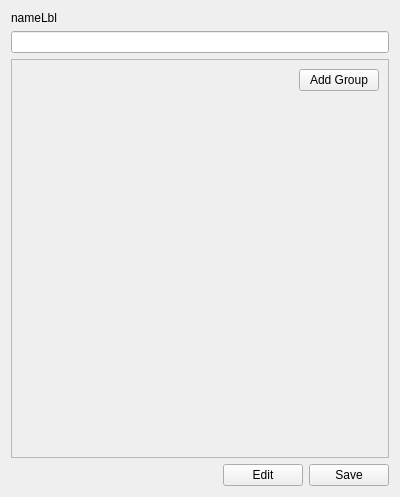
<?xml version="1.0" encoding="UTF-8"?>
<ui version="4.0">
 <class>ContactDetails</class>
 <widget class="QWidget" name="ContactDetails">
  <property name="geometry">
   <rect>
    <x>0</x>
    <y>0</y>
    <width>400</width>
    <height>497</height>
   </rect>
  </property>
  <property name="windowTitle">
   <string>Form</string>
  </property>
  <layout class="QVBoxLayout" name="verticalLayout">
   <item>
    <widget class="QStackedWidget" name="stackedWidget">
     <property name="currentIndex">
      <number>1</number>
     </property>
     <widget class="QWidget" name="emptyPage"/>
     <widget class="QWidget" name="populatedPage">
      <layout class="QVBoxLayout" name="verticalLayout_2">
       <property name="margin">
        <number>0</number>
       </property>
       <item>
        <widget class="QLabel" name="nameLbl">
         <property name="text">
          <string>nameLbl</string>
         </property>
        </widget>
       </item>
       <item>
        <widget class="QLineEdit" name="nameLineEdit"/>
       </item>
       <item>
        <widget class="QScrollArea" name="scrollArea_2">
         <property name="widgetResizable">
          <bool>true</bool>
         </property>
         <widget class="QWidget" name="scrollAreaWidgetContents">
          <property name="geometry">
           <rect>
            <x>0</x>
            <y>0</y>
            <width>380</width>
            <height>386</height>
           </rect>
          </property>
          <layout class="QVBoxLayout" name="verticalLayout_3">
           <item>
            <layout class="QVBoxLayout" name="detailGroupLayout"/>
           </item>
           <item>
            <layout class="QHBoxLayout" name="horizontalLayout_2">
             <item>
              <spacer name="horizontalSpacer_2">
               <property name="orientation">
                <enum>Qt::Horizontal</enum>
               </property>
               <property name="sizeHint" stdset="0">
                <size>
                 <width>40</width>
                 <height>20</height>
                </size>
               </property>
              </spacer>
             </item>
             <item>
              <widget class="QPushButton" name="addGroupBtn">
               <property name="text">
                <string>Add Group</string>
               </property>
              </widget>
             </item>
            </layout>
           </item>
           <item>
            <spacer name="verticalSpacer">
             <property name="orientation">
              <enum>Qt::Vertical</enum>
             </property>
             <property name="sizeHint" stdset="0">
              <size>
               <width>20</width>
               <height>322</height>
              </size>
             </property>
            </spacer>
           </item>
          </layout>
         </widget>
        </widget>
       </item>
       <item>
        <layout class="QHBoxLayout" name="horizontalLayout">
         <item>
          <spacer name="horizontalSpacer">
           <property name="orientation">
            <enum>Qt::Horizontal</enum>
           </property>
           <property name="sizeHint" stdset="0">
            <size>
             <width>40</width>
             <height>20</height>
            </size>
           </property>
          </spacer>
         </item>
         <item>
          <widget class="QPushButton" name="editBtn">
           <property name="text">
            <string>Edit</string>
           </property>
          </widget>
         </item>
         <item>
          <widget class="QPushButton" name="saveBtn">
           <property name="text">
            <string>Save</string>
           </property>
          </widget>
         </item>
        </layout>
       </item>
      </layout>
     </widget>
    </widget>
   </item>
  </layout>
 </widget>
 <resources/>
 <connections/>
</ui>
